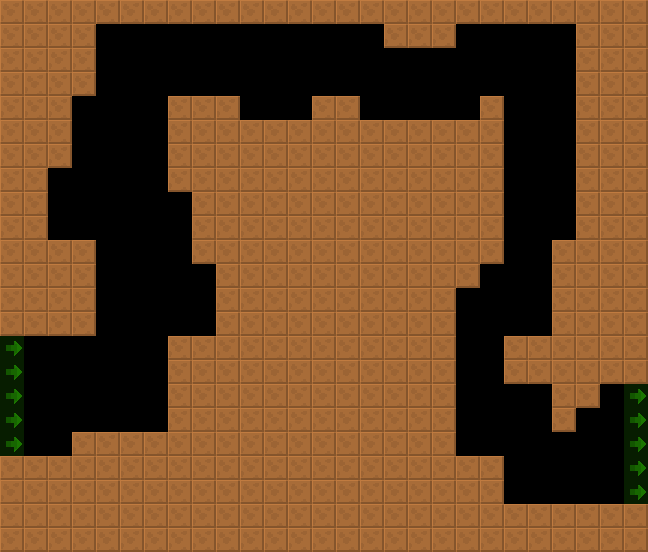

This is a level from a 2D game, rendered from its Tiled map with the project's own tilesets. A one-line summary and the map file follow, with tile-layer data summarised:
An orthogonal 27x23 tile map with 24x24 px tiles, 2 tile layers (col, lnk), 2 tilesets and 6 objects (5x AutoRetractableSpikes, Spikes).

<map version="1.4" tiledversion="1.4.2" orientation="orthogonal" renderorder="right-down" width="27" height="23" tilewidth="24" tileheight="24" infinite="0" nextlayerid="4" nextobjectid="8">
 <tileset firstgid="6" source="../../lnk.tsx" />
 <tileset firstgid="1" source="../../col.tsx" />
 <layer id="1" name="col" width="27" height="23">
  <data>[621 cells, 409 non-empty, 1 distinct tile ids]</data>
 </layer>
 <layer id="2" name="lnk" width="27" height="23" opacity="0.5">
  <data>[621 cells, 10 non-empty, 1 distinct tile ids]</data>
 </layer>
 <objectgroup id="3" name="markers" opacity="0.5">
  <object id="1" name="Spikes" type="Spikes" x="240" y="96" width="72" height="24">
   <properties>
    <property name="yr" value="0" />
    <property name="xr" value="0" />
   </properties>
  </object>
  <object id="2" name="AutoRetractableSpikes" type="AutoRetractableSpikes" x="360" y="96" width="120" height="24">
   <properties>
    <property name="yr" value="0" />
    <property name="xr" value="0" />
    <property name="customId" value="1-0.5" />
   </properties>
  </object>
  <object id="3" name="AutoRetractableSpikes" type="AutoRetractableSpikes" x="552" y="144" width="24" height="96">
   <properties>
    <property name="yr" value="0" />
    <property name="xr" value="0" />
   </properties>
  </object>
  <object id="4" name="AutoRetractableSpikes" type="AutoRetractableSpikes" x="96" y="264" width="24" height="72">
   <properties>
    <property name="yr" value="0" />
    <property name="xr" value="0" />
    <property name="customId" value="1-0.5" />
   </properties>
  </object>
  <object id="5" name="AutoRetractableSpikes" type="AutoRetractableSpikes" x="456" y="288" width="24" height="168">
   <properties>
    <property name="yr" value="0" />
    <property name="xr" value="0" />
    <property name="customId" value="1-0.5" />
   </properties>
  </object>
  <object id="6" name="AutoRetractableSpikes" type="AutoRetractableSpikes" x="144" y="360" width="24" height="72">
   <properties>
    <property name="yr" value="0" />
    <property name="xr" value="0" />
    <property name="customId" value="1-0.5" />
   </properties>
  </object>
 </objectgroup>
</map>
